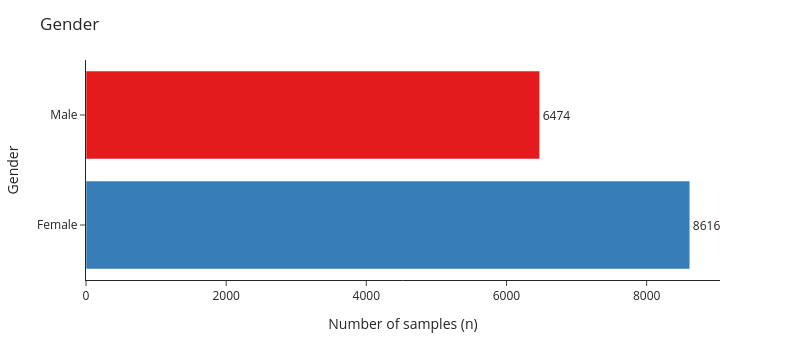

Notebook code cell kept with this figure:
### Markdown cell above
## Gender

### Code cell
plot_df = count_entries("Gender")

fig = px.bar(
    plot_df, x='Count', y='Gender', orientation='h', text='Count', color='Gender',
    color_discrete_sequence=px.colors.qualitative.Set1
)

# Tweak layout and labels
fig.update_layout(
    title='Gender', template="simple_white",
    xaxis=dict(
        title="Number of samples (n)",
        range=[0, plot_df['Count'].max() * 1.05]
    ),
    showlegend=False,
    width=800
)

fig.update_traces(textposition='outside')
fig.show()

### Figure 1 — Plotly figure (JSON) as saved in the notebook; plotly's stock layout.template omitted (floating-point values rounded to 4 significant figures)
{"data": [{"alignmentgroup": "True", "hovertemplate": "Gender=%{y}<br>Count=%{text}<extra></extra>", "legendgroup": "Male", "marker": {"color": "rgb(228,26,28)", "pattern": {"shape": ""}}, "name": "Male", "offsetgroup": "Male", "orientation": "h", "showlegend": true, "text": [6474], "textposition": "outside", "type": "bar", "x": [6474], "xaxis": "x", "y": ["Male"], "yaxis": "y"}, {"alignmentgroup": "True", "hovertemplate": "Gender=%{y}<br>Count=%{text}<extra></extra>", "legendgroup": "Female", "marker": {"color": "rgb(55,126,184)", "pattern": {"shape": ""}}, "name": "Female", "offsetgroup": "Female", "orientation": "h", "showlegend": true, "text": [8616], "textposition": "outside", "type": "bar", "x": [8616], "xaxis": "x", "y": ["Female"], "yaxis": "y"}], "layout": {"barmode": "relative", "height": 360, "legend": {"title": {"text": "Gender"}, "tracegroupgap": 0}, "margin": {"t": 60}, "showlegend": false, "title": {"text": "Gender"}, "width": 800, "xaxis": {"anchor": "y", "domain": [0, 1], "range": [0, 9047.0], "title": {"text": "Number of samples (n)"}, "type": "linear"}, "yaxis": {"anchor": "x", "autorange": true, "categoryarray": ["Female", "Male"], "categoryorder": "array", "domain": [0, 1], "range": [-0.5, 1.5], "title": {"text": "Gender"}, "type": "category"}}}
